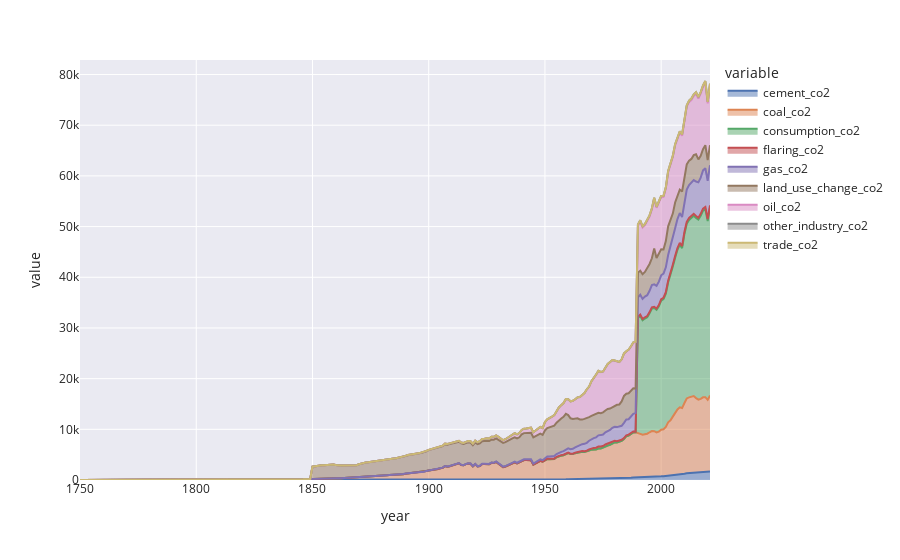

Notebook source saved alongside this figure:
### Markdown cell above
For fun, let's plot these visualisations again, but with `plotly` so that we have a slightly more interactive vision of the data

### Code cell
pd.options.plotting.backend = "plotly"

fig = co2_breakdown.plot.area(template="seaborn")
fig.show()

### Figure 1 — Plotly figure (JSON) as saved in the notebook; plotly's stock layout.template omitted (floating-point values rounded to 4 significant figures; data arrays with more than 128 entries replaced by an {"elided": "..."} marker saying what was removed)
{"data": [{"fillpattern": {"shape": ""}, "hovertemplate": "variable=cement_co2<br>year=%{x}<br>value=%{y}<extra></extra>", "legendgroup": "cement_co2", "line": {"color": "rgb(76,114,176)"}, "marker": {"symbol": "circle"}, "mode": "lines", "name": "cement_co2", "orientation": "v", "showlegend": true, "stackgroup": "1", "type": "scatter", "x": {"elided": "272 int values"}, "xaxis": "x", "y": {"elided": "272 float values"}, "yaxis": "y"}, {"fillpattern": {"shape": ""}, "hovertemplate": "variable=coal_co2<br>year=%{x}<br>value=%{y}<extra></extra>", "legendgroup": "coal_co2", "line": {"color": "rgb(221,132,82)"}, "marker": {"symbol": "circle"}, "mode": "lines", "name": "coal_co2", "orientation": "v", "showlegend": true, "stackgroup": "1", "type": "scatter", "x": {"elided": "272 int values"}, "xaxis": "x", "y": {"elided": "272 float values"}, "yaxis": "y"}, {"fillpattern": {"shape": ""}, "hovertemplate": "variable=consumption_co2<br>year=%{x}<br>value=%{y}<extra></extra>", "legendgroup": "consumption_co2", "line": {"color": "rgb(85,168,104)"}, "marker": {"symbol": "circle"}, "mode": "lines", "name": "consumption_co2", "orientation": "v", "showlegend": true, "stackgroup": "1", "type": "scatter", "x": {"elided": "272 int values"}, "xaxis": "x", "y": {"elided": "272 float values"}, "yaxis": "y"}, {"fillpattern": {"shape": ""}, "hovertemplate": "variable=flaring_co2<br>year=%{x}<br>value=%{y}<extra></extra>", "legendgroup": "flaring_co2", "line": {"color": "rgb(196,78,82)"}, "marker": {"symbol": "circle"}, "mode": "lines", "name": "flaring_co2", "orientation": "v", "showlegend": true, "stackgroup": "1", "type": "scatter", "x": {"elided": "272 int values"}, "xaxis": "x", "y": {"elided": "272 float values"}, "yaxis": "y"}, {"fillpattern": {"shape": ""}, "hovertemplate": "variable=gas_co2<br>year=%{x}<br>value=%{y}<extra></extra>", "legendgroup": "gas_co2", "line": {"color": "rgb(129,114,179)"}, "marker": {"symbol": "circle"}, "mode": "lines", "name": "gas_co2", "orientation": "v", "showlegend": true, "stackgroup": "1", "type": "scatter", "x": {"elided": "272 int values"}, "xaxis": "x", "y": {"elided": "272 float values"}, "yaxis": "y"}, {"fillpattern": {"shape": ""}, "hovertemplate": "variable=land_use_change_co2<br>year=%{x}<br>value=%{y}<extra></extra>", "legendgroup": "land_use_change_co2", "line": {"color": "rgb(147,120,96)"}, "marker": {"symbol": "circle"}, "mode": "lines", "name": "land_use_change_co2", "orientation": "v", "showlegend": true, "stackgroup": "1", "type": "scatter", "x": {"elided": "272 int values"}, "xaxis": "x", "y": {"elided": "272 float values"}, "yaxis": "y"}, {"fillpattern": {"shape": ""}, "hovertemplate": "variable=oil_co2<br>year=%{x}<br>value=%{y}<extra></extra>", "legendgroup": "oil_co2", "line": {"color": "rgb(218,139,195)"}, "marker": {"symbol": "circle"}, "mode": "lines", "name": "oil_co2", "orientation": "v", "showlegend": true, "stackgroup": "1", "type": "scatter", "x": {"elided": "272 int values"}, "xaxis": "x", "y": {"elided": "272 float values"}, "yaxis": "y"}, {"fillpattern": {"shape": ""}, "hovertemplate": "variable=other_industry_co2<br>year=%{x}<br>value=%{y}<extra></extra>", "legendgroup": "other_industry_co2", "line": {"color": "rgb(140,140,140)"}, "marker": {"symbol": "circle"}, "mode": "lines", "name": "other_industry_co2", "orientation": "v", "showlegend": true, "stackgroup": "1", "type": "scatter", "x": {"elided": "272 int values"}, "xaxis": "x", "y": {"elided": "272 float values"}, "yaxis": "y"}, {"fillpattern": {"shape": ""}, "hovertemplate": "variable=trade_co2<br>year=%{x}<br>value=%{y}<extra></extra>", "legendgroup": "trade_co2", "line": {"color": "rgb(204,185,116)"}, "marker": {"symbol": "circle"}, "mode": "lines", "name": "trade_co2", "orientation": "v", "showlegend": true, "stackgroup": "1", "type": "scatter", "x": {"elided": "272 int values"}, "xaxis": "x", "y": {"elided": "272 float values"}, "yaxis": "y"}], "layout": {"legend": {"title": {"text": "variable"}, "tracegroupgap": 0}, "margin": {"t": 60}, "xaxis": {"anchor": "y", "domain": [0, 1], "title": {"text": "year"}}, "yaxis": {"anchor": "x", "domain": [0, 1], "title": {"text": "value"}}}}
